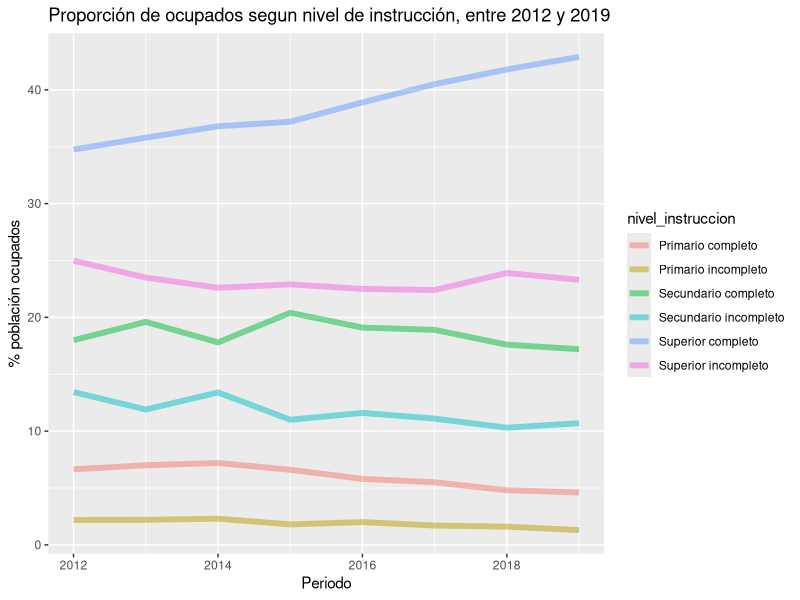
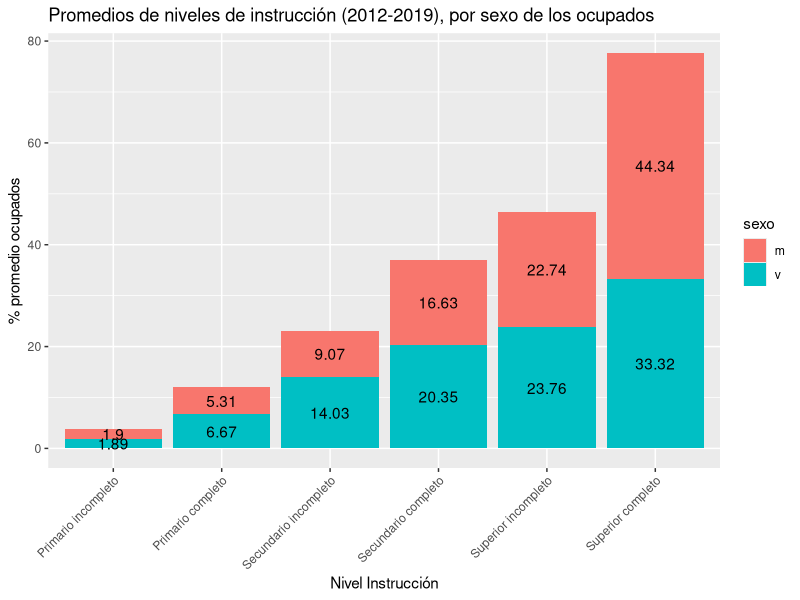
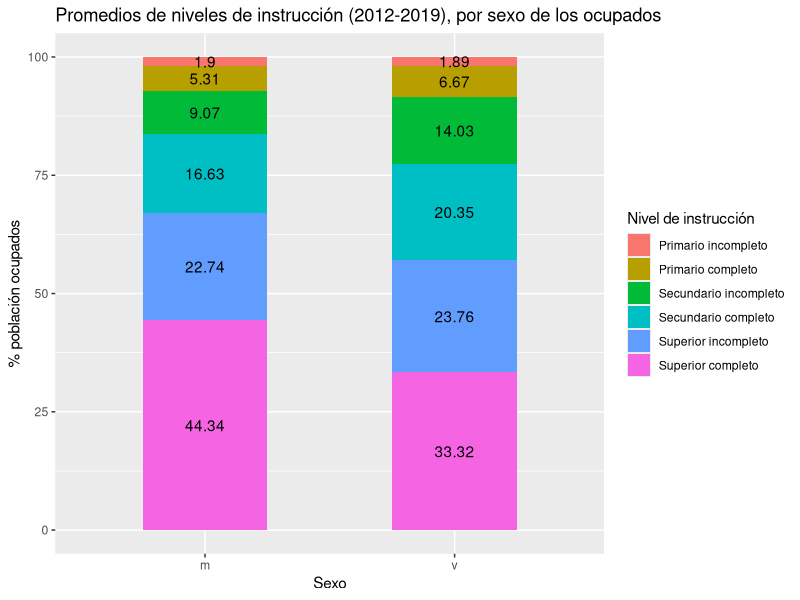
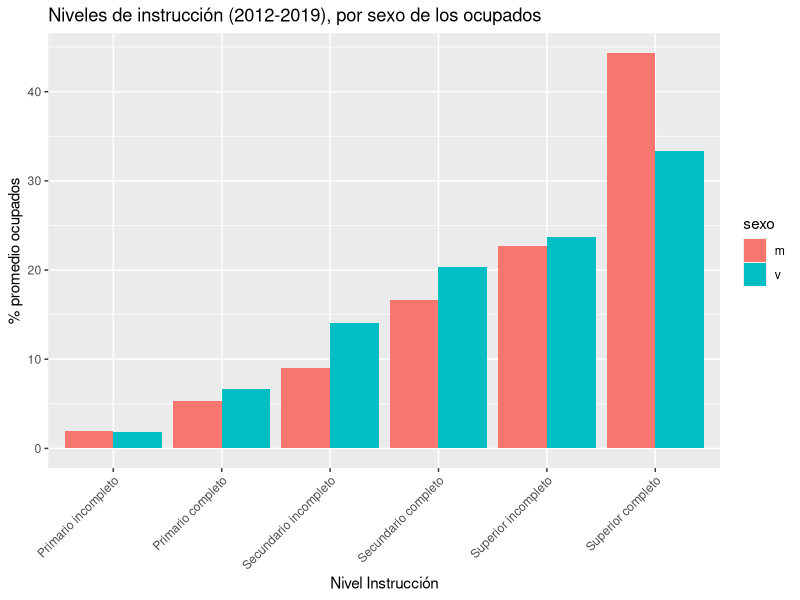
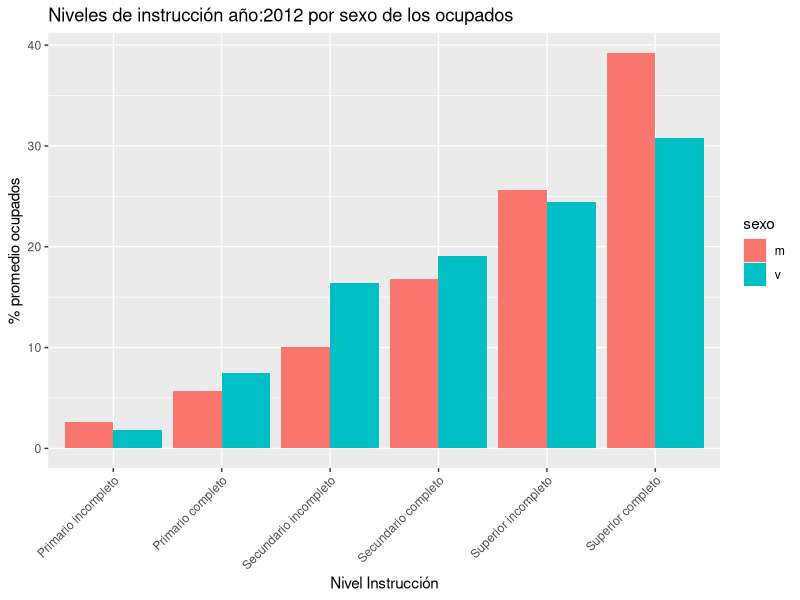
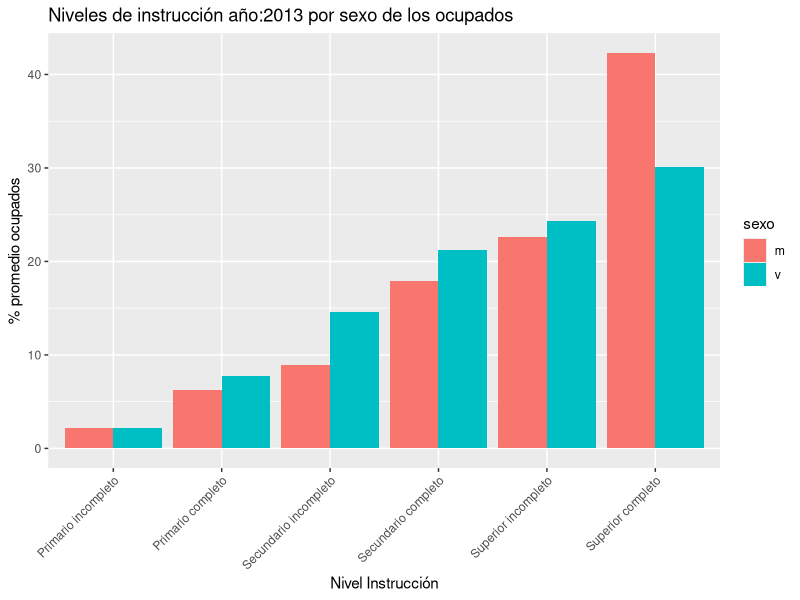
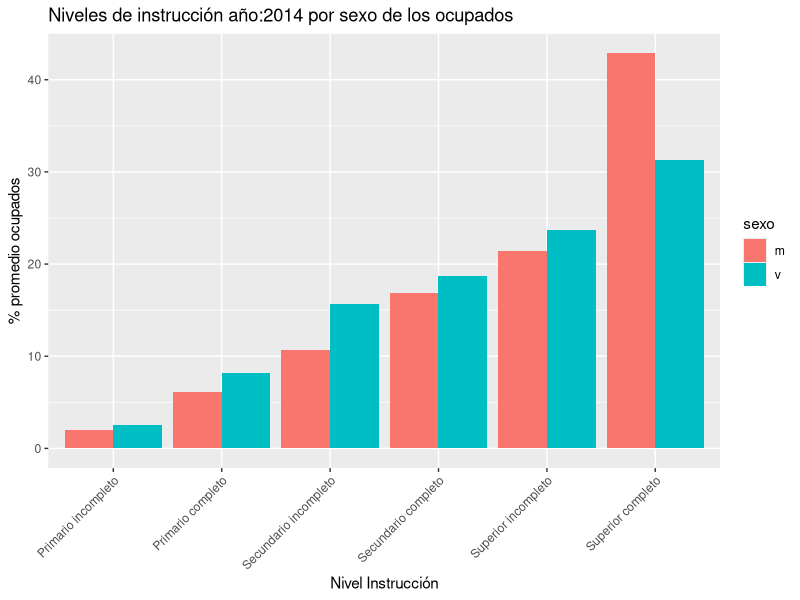
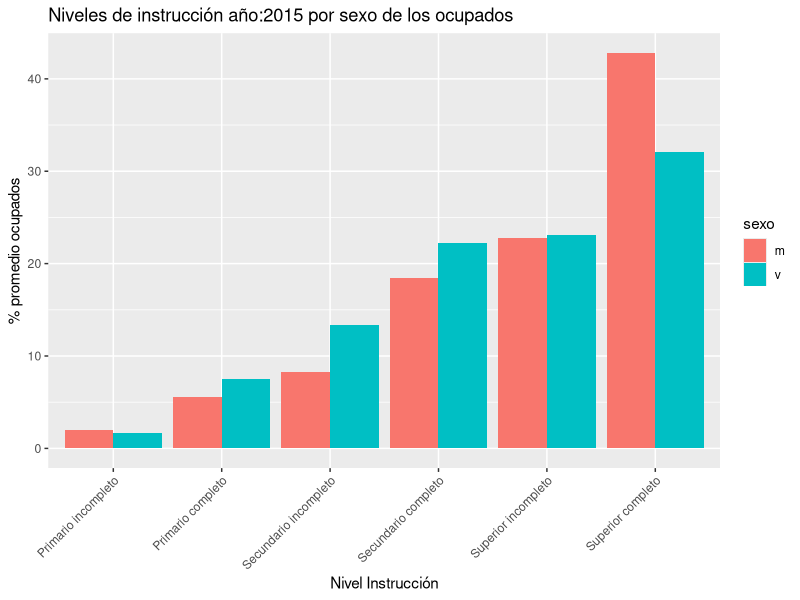

Here is the R script that generated these plots, in order:
## ---- chunk 1
knitr::opts_chunk$set(echo = TRUE)
 
# Cargar los paquetes necesarios acá
library(readr)
library(dplyr)
library(ggplot2)
library(tidyr)

## ---- chunk 2

## Lectura de los archivos

nivel_educativo_sexo_anio <- read_csv("datos/max_neduc_ocup_sexo__annio__n_instruc_limpio.csv")

## ---- chunk 3
head(nivel_educativo_sexo_anio,10)
## ---- chunk 4

## Exploración de los datos

#verificar tipo de datos data.frame
class(nivel_educativo_sexo_anio)

# nombres de las variables
names(nivel_educativo_sexo_anio)

#tipo de dato de las variables
str(nivel_educativo_sexo_anio)

#ver cantidad de filas (observaciones) y columnas (variables)

nrow(nivel_educativo_sexo_anio)
ncol(nivel_educativo_sexo_anio)


## ---- chunk 5
#verificamos que no haya valores nulos en el data.frame

any(is.na(nivel_educativo_sexo_anio$anio)) &
any(is.na(nivel_educativo_sexo_anio$sexo)) &
any(is.na(nivel_educativo_sexo_anio$nivel_instruccion)) &
any(is.na(nivel_educativo_sexo_anio$porc_poblacion))

## ---- chunk 6
#verificamos que todos los valores sean positivos en la columna porcentaje

filter(nivel_educativo_sexo_anio,porc_poblacion<0)


## ---- chunk 7

nivel_educativo_sexo_anio<-nivel_educativo_sexo_anio |> 
  mutate(porcentaje_poblacion = round(porc_poblacion,2))

## ---- chunk 8
nivel_educativo_sexo_anio |> 
  filter(sexo=='m' |sexo=='v') |>
  group_by(sexo, nivel_instruccion) |> 
  summarise(porcentaje_poblacion_media = mean(porcentaje_poblacion),porcentaje_poblacion_sd = sd(porcentaje_poblacion))|>
  knitr::kable()

## ---- chunk 9

nivel_educativo_sexo_anio |> 
  filter(sexo=='m' |sexo=='v') |>
  group_by(sexo, nivel_instruccion) |> 
  summarise(porcentaje_poblacion_max = max(porcentaje_poblacion,na.rm=TRUE),porcentaje_poblacion_min = min(porcentaje_poblacion,na.rm=TRUE), rango=max(porcentaje_poblacion,na.rm=TRUE)-min(porcentaje_poblacion,na.rm=TRUE))|>
  knitr:: kable()
            

## ---- chunk 10

nivel_educativo_sexo_anio|>
  filter(sexo=="TOTAL")|>
  ggplot(aes(anio,porc_poblacion))+
  geom_line(aes(group=nivel_instruccion,color=nivel_instruccion), size=2,alpha = 0.5)+
   labs(title = "Proporción de ocupados segun nivel de instrucción, entre 2012 y 2019",
        x = "Periodo", 
        y = "% población ocupados")

## ---- chunk 11
  nivel_educativo_sexo_anio|>
  filter(sexo != "TOTAL")|>
  group_by(nivel_instruccion, sexo)|>
    summarise(promedio_poblacion = round(mean(porc_poblacion),2))|>
  spread(sexo,promedio_poblacion) |> rename(Mujer=m,Varon=v)  |>
arrange(factor(nivel_instruccion, levels=c('Primario incompleto', 'Primario completo', 'Secundario incompleto', 'Secundario completo', 'Superior incompleto', 'Superior completo')))|>
  knitr:: kable()

## ---- chunk 12
nivel_educativo_sexo_anio|>
  filter(sexo != "TOTAL")|>
  group_by(nivel_instruccion, sexo)|>
    summarise(promedio_poblacion = round(mean(porc_poblacion),2))|>
  ggplot(aes(factor(nivel_instruccion, level=c('Primario incompleto', 'Primario completo', 'Secundario incompleto', 'Secundario completo', 'Superior incompleto', 'Superior completo')) , promedio_poblacion , fill=sexo))+
  geom_col(position = "stack")+
  geom_text(aes(label = promedio_poblacion, group = factor(sexo)), position = position_stack(0.5))+
    labs(title = "Promedios de niveles de instrucción (2012-2019), por sexo de los ocupados", x="Nivel Instrucción", y="% promedio ocupados")+
  theme(axis.text.x = element_text(angle = 45, vjust = 1, hjust=1))


## ---- chunk 13

nivel_educativo_sexo_anio|>
  filter(sexo != "TOTAL")|>
  group_by(nivel_instruccion, sexo)|>
  summarise(promedio_poblacion = round(mean(porc_poblacion),2))|>
  ggplot(aes(sexo, promedio_poblacion))+
  geom_col(aes(width = 0.5, fill = factor(nivel_instruccion, level=c('Primario incompleto', 'Primario completo', 'Secundario incompleto', 'Secundario completo', 'Superior incompleto', 'Superior completo'))))+
  geom_text(aes(label = promedio_poblacion, group = factor(nivel_instruccion, level=c('Primario incompleto', 'Primario completo', 'Secundario incompleto', 'Secundario completo', 'Superior incompleto', 'Superior completo'))), position = position_stack(0.5))+
  scale_fill_discrete(name = "Nivel de instrucción")+
  labs(title = "Promedios de niveles de instrucción (2012-2019), por sexo de los ocupados", 
       x = "Sexo", 
       y="% población ocupados")

## ---- chunk 14
nivel_educativo_sexo_anio|>
  filter(sexo != "TOTAL")|>
  group_by(nivel_instruccion, sexo)|>
  summarise(promedio_poblacion = round(mean(porc_poblacion),2))|>
  ggplot() +  
  geom_bar(aes(x = factor(nivel_instruccion, level=c('Primario incompleto', 'Primario completo', 'Secundario incompleto', 'Secundario completo', 'Superior incompleto', 'Superior completo')), y = promedio_poblacion, fill = sexo),
           stat = 'identity', position = 'dodge')+
   labs(title = "Niveles de instrucción (2012-2019), por sexo de los ocupados", x="Nivel Instrucción", y="% promedio ocupados")+
  theme(axis.text.x = element_text(angle = 45, vjust = 1, hjust=1))

## ---- chunk 15

  for(periodo in 2012:2019){
    p<- nivel_educativo_sexo_anio|>
      select(anio, sexo, nivel_instruccion, porcentaje_poblacion)|>
      filter(sexo != "TOTAL" & anio==periodo)|>
      group_by(nivel_instruccion, sexo) 
    print(ggplot(p) +  
    geom_bar(aes(x = factor(nivel_instruccion, level=c('Primario incompleto', 'Primario completo', 'Secundario incompleto', 'Secundario completo', 'Superior incompleto', 'Superior completo')), y = porcentaje_poblacion, fill = sexo),
             stat = 'identity', position = 'dodge')+
    labs(title = paste0("Niveles de instrucción año:", periodo, " por sexo de los ocupados"), x="Nivel Instrucción", y="% promedio ocupados")+
    theme(axis.text.x = element_text(angle = 45, vjust = 1, hjust=1)))
  }

## ---- chunk 16

calif_ocup_sexo_annio_calif_ocup_limpio <- read_csv("datos/calif_ocup_sexo__annio__calif_ocup_limpio.csv")
## ---- chunk 17
colnames(calif_ocup_sexo_annio_calif_ocup_limpio)
## ---- chunk 18
calif_ocup_sexo_annio_calif_ocup_limpio|>
    group_by(sexo,calificacion_ocupacional)|>
  summarise(promedio_poblacion = mean(porc_calif_ocupacional,na.rm=TRUE),na.rm=TRUE)
## ---- chunk 19
calif_ocup_sexo_annio_calif_ocup_limpio$porc_calif_ocupacional <- as.numeric(calif_ocup_sexo_annio_calif_ocup_limpio$porc_calif_ocupacional, na.rm=TRUE)
## ---- chunk 20
calif_ocup_sexo_annio_calif_ocup_limpio|>
    filter(calificacion_ocupacional != "No sabe/no contesta")|>
    group_by(sexo,calificacion_ocupacional)|>
  summarise(promedio_calificacion = round(mean(porc_calif_ocupacional,na.rm=TRUE), 2), na.rm=TRUE)|>
  ggplot(aes(factor(calificacion_ocupacional, level=c('No calificado', 'Operativo', 'Técnico', 'Profesional')) , promedio_calificacion , fill=sexo))+
  geom_col(position = "stack")+
  geom_text(aes(label = promedio_calificacion, group = factor(sexo)), position = position_stack(0.5))+
    labs(title = "Promedios de nivel de calificación (2011-2019), por sexo de los ocupados", x="Calificación Ocupacional", y="% promedio ocupados")+
  theme(axis.text.x = element_text(angle = 45, vjust = 1, hjust=1))
